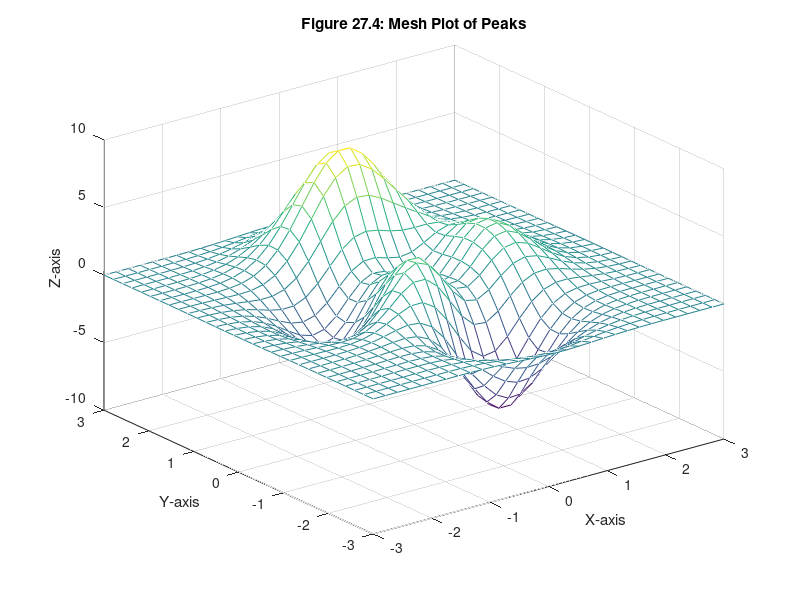

The MATLAB script that drew this image:
% mm2704.m
[X,Y,Z] = peaks(30);
mesh(X,Y,Z)
xlabel('X-axis'), ylabel('Y-axis'), zlabel('Z-axis')
title('Figure 27.4: Mesh Plot of Peaks')
